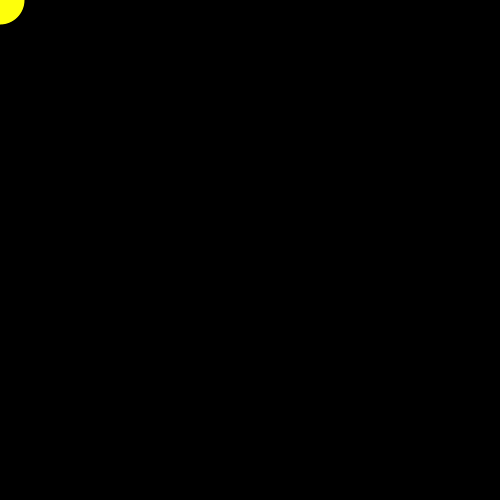
Frame 1 (no input)
Frame 60 (the mouse pressed at the canvas centre just before this capture): identical to frame 1, image omitted
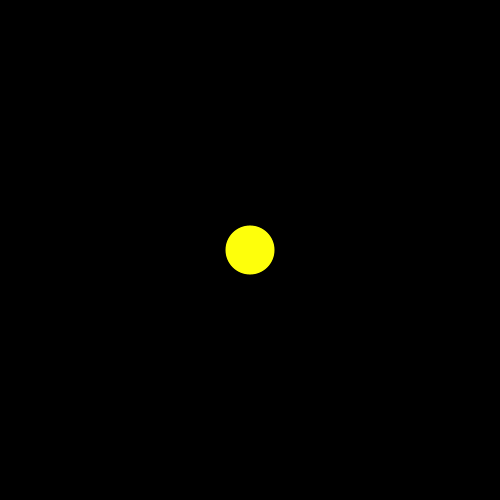
Frame 120 (the mouse held since frame 60 and released just before this capture)

The Processing sketch that drew these frames (run headless with seeded random() and noise(); from frame 60 on, the mouse is pressed at the canvas centre):

// Processing sketch: processing_74146
// ── processing_74146.pde

Snake larry;

void setup() {
  size(500, 500);
  smooth();
  larry = new Snake(color(255,0,0));
}

void draw() {
  background(0);
  larry.display();
  larry.move();
}

class Snake {
  int[] xpos = new int [50];
  int[] ypos = new int [50];  
  color c;
  float x;
  float y;

  Snake(color tempc) {
    c = tempc;

    //initializing array in 0 
    for ( int i = 0; i < xpos.length; i++) {
      xpos[i] = 0;
      ypos[i] = 0;
    }
  }

  void display() {
    for (int i = 0; i<xpos.length; i++) {
      noStroke();
      fill(c-i*5);
      ellipse(xpos[i], ypos[i], i, i);
    }
  }


  void move() {
    xpos[xpos.length-1] = mouseX;
    ypos[ypos.length-1] = mouseY;

    for (int i = 0; i<xpos.length-1; i++) {
      xpos[i] = xpos[i+1];
      ypos[i] = ypos[i+1];
    }
  }
}
